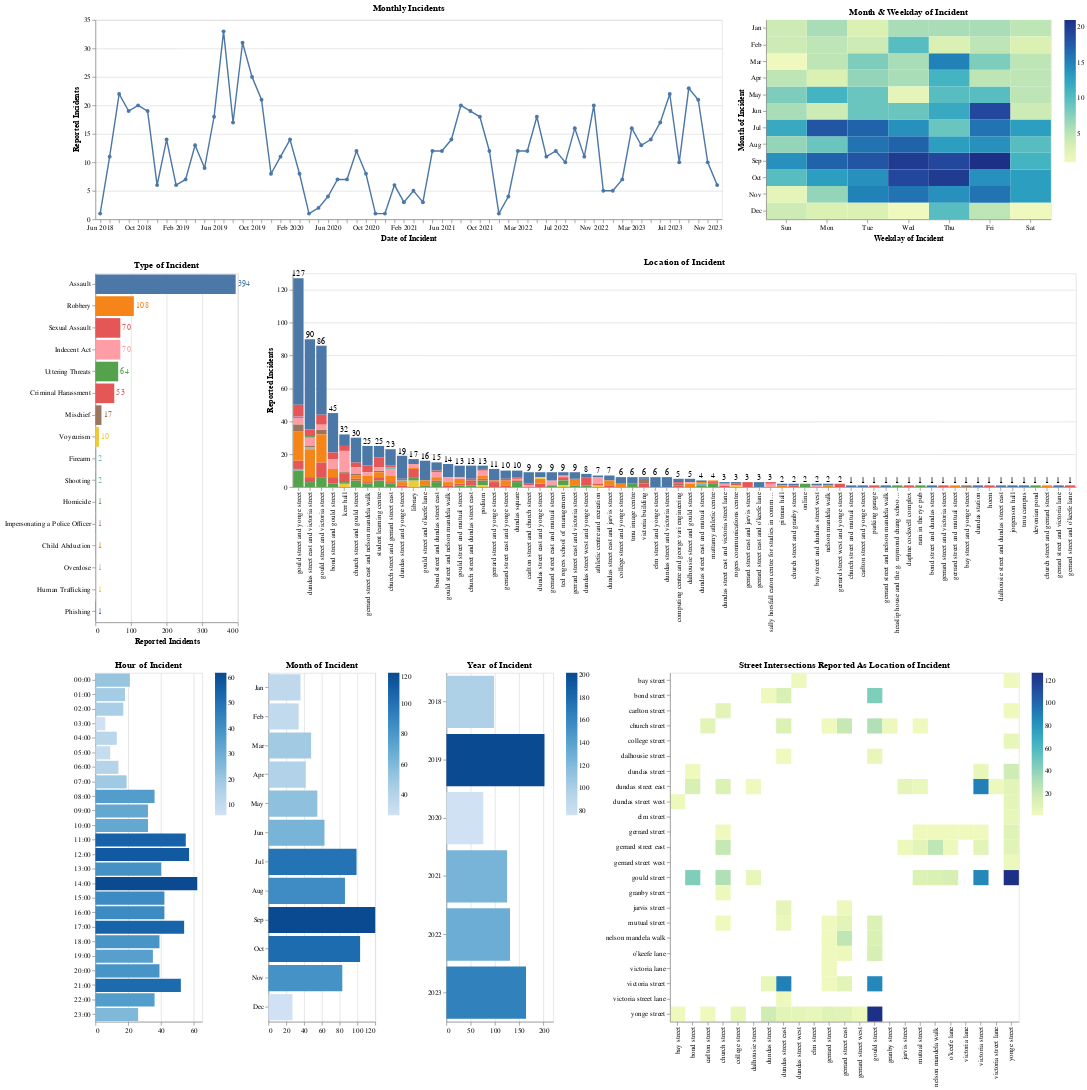

The notebook cell saved with this chart:
### Code cell
dashboard_data = pd.read_csv('dashboard_data.csv')
dashboard_data['extracted_streets'] = dashboard_data['extracted_streets'].apply(ast.literal_eval)
dashboard_data['date_of_incident'] = pd.to_datetime(dashboard_data['date_of_incident'])

incident_selection = alt.selection_point(fields=['incident'], on='click', nearest=True)
location_selection = alt.selection_point(fields=['loi_standardized'], on='click', nearest=True)
month_wday_selection = alt.selection_point(encodings=['x', 'y'])
month_wday_highlight = alt.selection_point()
streets_selection = alt.selection_point(encodings=['x', 'y'])
streets_highlight = alt.selection_point()
doi_interval_selection = alt.selection_interval()

data = dashboard_data.copy(deep=True)
data2 = data.copy(deep=True)

# exploding the list of streets into rows, then split into columns
street_combos = data['extracted_streets'].apply(lambda x: [[x[0], x[-1]], [x[-1], x[0]]])
data_df = pd.DataFrame(street_combos.explode())
data_df[['street_x', 'street_y']] = data_df['extracted_streets'].apply(pd.Series)
data_df.drop('extracted_streets', axis=1, inplace=True)
data = data2.join(data_df)

incidents_by_month = alt.Chart(data).mark_line(point=True).encode(
    x=alt.X('yearmonth(date_of_incident):N', title='Date of Incident'),
    y=alt.Y('distinct(incident_url):Q', title='Reported Incidents'),
    text='distinct(incident_url):Q',
    tooltip=[
        alt.Tooltip('distinct(incident_url):Q', title='Reported Incidents'),
        alt.Tooltip('yearmonth(date_of_incident):N', title='Date of Incident'),
        alt.Tooltip('doi_semester:N', title='Semester of Incident'),
    ],
).add_params(
    doi_interval_selection
).properties(
    title='Monthly Incidents',
    width=880,
    height=280,
)

month_wday_heatmap = alt.Chart(data).mark_rect().encode(
    x=alt.X('day(date_of_incident):O').title('Weekday of Incident'),
    y=alt.Y('month(date_of_incident):O').title('Month of Incident'),
    # color=alt.Color('distinct(incident_url):Q', title=''),
    color=alt.condition(month_wday_selection, 'distinct(incident_url):Q', alt.value('lightgrey'), title=''),
    tooltip=[
        alt.Tooltip('distinct(incident_url):Q', title='Reported Incidents'),
        alt.Tooltip('month(date_of_incident):N', title='Month of Incident'),
        alt.Tooltip('day(date_of_incident):N', title='Weekday of Incident'),
    ],
).add_params(
    month_wday_selection
).transform_filter(
    incident_selection
).transform_filter(
    doi_interval_selection
).transform_filter(
    location_selection
).transform_filter(
    streets_selection
).properties(
    title='Month & Weekday of Incident',
    width=400,
    height=280,
)

incident_type_bar = alt.Chart(data).mark_bar().encode(
    x=alt.X('distinct(incident_url):Q', title='Reported Incidents'),
    y=alt.Y('incident:N', title='', axis=alt.Axis(labelLimit=200)).sort('-x'),
    color=alt.condition(incident_selection, 'incident:N', alt.value('lightgrey')),
    text='distinct(incident_url):Q',
    tooltip=[
        alt.Tooltip('distinct(incident_url):Q', title='Reported Incidents'),
        alt.Tooltip('incident:N', title='Incident Type'),
    ],
).add_params(
    incident_selection
).transform_filter(
    doi_interval_selection
).transform_filter(
    location_selection
).transform_filter(
    month_wday_selection
).transform_filter(
    streets_selection
).properties(
    title='Type of Incident',
    width=200,
    height=490,
)

incident_type_by_hour = alt.Chart(data).mark_bar().encode(
    x=alt.X('distinct(incident_url):Q', title=''),
    y=alt.Y('hours(date_of_incident):N', title=''),
    color=alt.Color('distinct(incident_url):Q', title=''),
    text='distinct(incident_url):Q',
    tooltip=[
        alt.Tooltip('distinct(incident_url):Q', title='Reported Incidents'),
        alt.Tooltip('hours(date_of_incident):N', title='Hour of Incident'),
    ],
).transform_filter(
    incident_selection
).transform_filter(
    doi_interval_selection
).transform_filter(
    location_selection
).transform_filter(
    month_wday_selection
).transform_filter(
    streets_selection
).properties(
    title='Hour of Incident',
    width=150,
    height=490
)

incident_type_by_month = alt.Chart(data).mark_bar().encode(
    x=alt.X('distinct(incident_url):Q', title=''),
    y=alt.Y('month(date_of_incident):N', title=''),
    color=alt.Color('distinct(incident_url):Q', title=''),
    text='distinct(incident_url):Q',
    tooltip=[
        alt.Tooltip('distinct(incident_url):Q', title='Reported Incidents'),
        alt.Tooltip('month(date_of_incident):N', title='Month of Incident'),
        alt.Tooltip('doi_semester:N', title='Semester of Incident'),
    ],
).transform_filter(
    incident_selection
).transform_filter(
    doi_interval_selection
).transform_filter(
    location_selection
).transform_filter(
    month_wday_selection
).transform_filter(
    streets_selection
).properties(
    title='Month of Incident',
    width=150,
    height=490
)

incident_type_by_year = alt.Chart(data).mark_bar().encode(
    x=alt.X('distinct(incident_url):Q', title=''),
    y=alt.Y('year(date_of_incident):N', title=''),
    color=alt.Color('distinct(incident_url):Q', title=''),
    text='distinct(incident_url):Q',
    tooltip=[
        alt.Tooltip('distinct(incident_url):Q', title='Reported Incidents'),
        alt.Tooltip('year(date_of_incident):N', title='Year of Incident'),
    ],
).transform_filter(
    incident_selection
).transform_filter(
    doi_interval_selection
).transform_filter(
    location_selection
).transform_filter(
    month_wday_selection
).transform_filter(
    streets_selection
).properties(
    title='Year of Incident',
    width=150,
    height=490
)


incidents_by_loc_base = alt.Chart(data).mark_bar().encode(
    y=alt.Y('distinct(incident_url):Q', title='Reported Incidents'),
    x=alt.X('loi_standardized:N', title='', axis=alt.Axis(labelLimit=200)).sort('-y'),
).add_params(
    location_selection
).transform_filter(
    incident_selection
).transform_filter(
    doi_interval_selection
).transform_filter(
    month_wday_selection
).transform_filter(
    streets_selection
).properties(
    title='Location of Incident',
    width=1100,
    height=300,
)

incidents_by_loc = incidents_by_loc_base.encode(
    color=alt.condition(location_selection, 'incident:N', alt.value('lightgrey'), legend=None),
    tooltip=[
        alt.Tooltip('distinct(incident_url):Q', title='Reported Incidents'),
        alt.Tooltip('loi_standardized:N', title='Location of Incident'),
        alt.Tooltip('incident:N', title='Incident Type'),
    ],
)

incidents_by_loc_text = incidents_by_loc_base.encode(
    text='distinct(incident_url):Q',
)

streets_chart = alt.Chart(data).mark_rect().encode(
    x=alt.X('street_x:O', title=''),
    y=alt.Y('street_y:O', title=''),
    color=alt.Color('distinct(incident_url):Q', title=''),
    tooltip=[
        alt.Tooltip('distinct(incident_url):Q', title='Reported Incidents'),
        alt.Tooltip('loi_standardized:N', title='Location of Incident'),
    ],
).properties(
    title='Street Intersections Reported As Location of Incident',
    width=490,
    height=490,
).add_params(
    streets_selection
).transform_filter(
    (alt.datum.street_x != 'building') & (alt.datum.street_y != 'building')
).transform_filter(
    incident_selection
).transform_filter(
    location_selection
).transform_filter(
    doi_interval_selection
).transform_filter(
    month_wday_selection
)


incident_type_bar = incident_type_bar + incident_type_bar.mark_text(align='left', dx=3)
incidents_by_loc = incidents_by_loc + incidents_by_loc_text.mark_text(align='center', dy=-6)

row_1 = incidents_by_month | month_wday_heatmap
row_2 = incident_type_bar | incidents_by_loc
row_3 = incident_type_by_hour | incident_type_by_month | incident_type_by_year | streets_chart

row_1 & row_2 & row_3.resolve_scale(
    color='independent'
)

### Figure 1 — Vega-Lite specification as saved in the notebook (floating-point values rounded to 4 significant figures; data arrays with more than 128 entries replaced by an {"elided": "..."} marker saying what was removed)
{"config": {"view": {"continuousWidth": 300, "continuousHeight": 300}}, "vconcat": [{"hconcat": [{"mark": {"type": "line", "point": true}, "encoding": {"text": {"aggregate": "distinct", "field": "incident_url", "type": "quantitative"}, "tooltip": [{"aggregate": "distinct", "field": "incident_url", "title": "Reported Incidents", "type": "quantitative"}, {"field": "date_of_incident", "timeUnit": "yearmonth", "title": "Date of Incident", "type": "nominal"}, {"field": "doi_semester", "title": "Semester of Incident", "type": "nominal"}], "x": {"field": "date_of_incident", "timeUnit": "yearmonth", "title": "Date of Incident", "type": "nominal"}, "y": {"aggregate": "distinct", "field": "incident_url", "title": "Reported Incidents", "type": "quantitative"}}, "height": 280, "name": "view_393", "title": "Monthly Incidents", "width": 880}, {"mark": {"type": "rect"}, "encoding": {"color": {"condition": {"param": "param_453", "aggregate": "distinct", "field": "incident_url", "type": "quantitative", "title": ""}, "value": "lightgrey"}, "tooltip": [{"aggregate": "distinct", "field": "incident_url", "title": "Reported Incidents", "type": "quantitative"}, {"field": "date_of_incident", "timeUnit": "month", "title": "Month of Incident", "type": "nominal"}, {"field": "date_of_incident", "timeUnit": "day", "title": "Weekday of Incident", "type": "nominal"}], "x": {"field": "date_of_incident", "timeUnit": "day", "title": "Weekday of Incident", "type": "ordinal"}, "y": {"field": "date_of_incident", "timeUnit": "month", "title": "Month of Incident", "type": "ordinal"}}, "height": 280, "name": "view_394", "title": "Month & Weekday of Incident", "transform": [{"filter": {"param": "param_451"}}, {"filter": {"param": "param_457"}}, {"filter": {"param": "param_452"}}, {"filter": {"param": "param_455"}}], "width": 400}]}, {"hconcat": [{"layer": [{"mark": {"type": "bar"}, "encoding": {"color": {"condition": {"param": "param_451", "field": "incident", "type": "nominal"}, "value": "lightgrey"}, "text": {"aggregate": "distinct", "field": "incident_url", "type": "quantitative"}, "tooltip": [{"aggregate": "distinct", "field": "incident_url", "title": "Reported Incidents", "type": "quantitative"}, {"field": "incident", "title": "Incident Type", "type": "nominal"}], "x": {"aggregate": "distinct", "field": "incident_url", "title": "Reported Incidents", "type": "quantitative"}, "y": {"axis": {"labelLimit": 200}, "field": "incident", "sort": "-x", "title": "", "type": "nominal"}}, "name": "view_391", "title": "Type of Incident", "transform": [{"filter": {"param": "param_457"}}, {"filter": {"param": "param_452"}}, {"filter": {"param": "param_453"}}, {"filter": {"param": "param_455"}}]}, {"mark": {"type": "text", "align": "left", "dx": 3}, "encoding": {"color": {"condition": {"param": "param_451", "field": "incident", "type": "nominal"}, "value": "lightgrey"}, "text": {"aggregate": "distinct", "field": "incident_url", "type": "quantitative"}, "tooltip": [{"aggregate": "distinct", "field": "incident_url", "title": "Reported Incidents", "type": "quantitative"}, {"field": "incident", "title": "Incident Type", "type": "nominal"}], "x": {"aggregate": "distinct", "field": "incident_url", "title": "Reported Incidents", "type": "quantitative"}, "y": {"axis": {"labelLimit": 200}, "field": "incident", "sort": "-x", "title": "", "type": "nominal"}}, "title": "Type of Incident", "transform": [{"filter": {"param": "param_457"}}, {"filter": {"param": "param_452"}}, {"filter": {"param": "param_453"}}, {"filter": {"param": "param_455"}}]}], "height": 490, "width": 200}, {"layer": [{"mark": {"type": "bar"}, "encoding": {"color": {"condition": {"param": "param_452", "field": "incident", "type": "nominal", "legend": null}, "value": "lightgrey"}, "tooltip": [{"aggregate": "distinct", "field": "incident_url", "title": "Reported Incidents", "type": "quantitative"}, {"field": "loi_standardized", "title": "Location of Incident", "type": "nominal"}, {"field": "incident", "title": "Incident Type", "type": "nominal"}], "x": {"axis": {"labelLimit": 200}, "field": "loi_standardized", "sort": "-y", "title": "", "type": "nominal"}, "y": {"aggregate": "distinct", "field": "incident_url", "title": "Reported Incidents", "type": "quantitative"}}, "name": "view_392", "title": "Location of Incident", "transform": [{"filter": {"param": "param_451"}}, {"filter": {"param": "param_457"}}, {"filter": {"param": "param_453"}}, {"filter": {"param": "param_455"}}]}, {"mark": {"type": "text", "align": "center", "dy": -6}, "encoding": {"text": {"aggregate": "distinct", "field": "incident_url", "type": "quantitative"}, "x": {"axis": {"labelLimit": 200}, "field": "loi_standardized", "sort": "-y", "title": "", "type": "nominal"}, "y": {"aggregate": "distinct", "field": "incident_url", "title": "Reported Incidents", "type": "quantitative"}}, "title": "Location of Incident", "transform": [{"filter": {"param": "param_451"}}, {"filter": {"param": "param_457"}}, {"filter": {"param": "param_453"}}, {"filter": {"param": "param_455"}}]}], "height": 300, "width": 1100}]}, {"hconcat": [{"mark": {"type": "bar"}, "encoding": {"color": {"aggregate": "distinct", "field": "incident_url", "title": "", "type": "quantitative"}, "text": {"aggregate": "distinct", "field": "incident_url", "type": "quantitative"}, "tooltip": [{"aggregate": "distinct", "field": "incident_url", "title": "Reported Incidents", "type": "quantitative"}, {"field": "date_of_incident", "timeUnit": "hours", "title": "Hour of Incident", "type": "nominal"}], "x": {"aggregate": "distinct", "field": "incident_url", "title": "", "type": "quantitative"}, "y": {"field": "date_of_incident", "timeUnit": "hours", "title": "", "type": "nominal"}}, "height": 490, "title": "Hour of Incident", "transform": [{"filter": {"param": "param_451"}}, {"filter": {"param": "param_457"}}, {"filter": {"param": "param_452"}}, {"filter": {"param": "param_453"}}, {"filter": {"param": "param_455"}}], "width": 150}, {"mark": {"type": "bar"}, "encoding": {"color": {"aggregate": "distinct", "field": "incident_url", "title": "", "type": "quantitative"}, "text": {"aggregate": "distinct", "field": "incident_url", "type": "quantitative"}, "tooltip": [{"aggregate": "distinct", "field": "incident_url", "title": "Reported Incidents", "type": "quantitative"}, {"field": "date_of_incident", "timeUnit": "month", "title": "Month of Incident", "type": "nominal"}, {"field": "doi_semester", "title": "Semester of Incident", "type": "nominal"}], "x": {"aggregate": "distinct", "field": "incident_url", "title": "", "type": "quantitative"}, "y": {"field": "date_of_incident", "timeUnit": "month", "title": "", "type": "nominal"}}, "height": 490, "title": "Month of Incident", "transform": [{"filter": {"param": "param_451"}}, {"filter": {"param": "param_457"}}, {"filter": {"param": "param_452"}}, {"filter": {"param": "param_453"}}, {"filter": {"param": "param_455"}}], "width": 150}, {"mark": {"type": "bar"}, "encoding": {"color": {"aggregate": "distinct", "field": "incident_url", "title": "", "type": "quantitative"}, "text": {"aggregate": "distinct", "field": "incident_url", "type": "quantitative"}, "tooltip": [{"aggregate": "distinct", "field": "incident_url", "title": "Reported Incidents", "type": "quantitative"}, {"field": "date_of_incident", "timeUnit": "year", "title": "Year of Incident", "type": "nominal"}], "x": {"aggregate": "distinct", "field": "incident_url", "title": "", "type": "quantitative"}, "y": {"field": "date_of_incident", "timeUnit": "year", "title": "", "type": "nominal"}}, "height": 490, "title": "Year of Incident", "transform": [{"filter": {"param": "param_451"}}, {"filter": {"param": "param_457"}}, {"filter": {"param": "param_452"}}, {"filter": {"param": "param_453"}}, {"filter": {"param": "param_455"}}], "width": 150}, {"mark": {"type": "rect"}, "encoding": {"color": {"aggregate": "distinct", "field": "incident_url", "title": "", "type": "quantitative"}, "tooltip": [{"aggregate": "distinct", "field": "incident_url", "title": "Reported Incidents", "type": "quantitative"}, {"field": "loi_standardized", "title": "Location of Incident", "type": "nominal"}], "x": {"field": "street_x", "title": "", "type": "ordinal"}, "y": {"field": "street_y", "title": "", "type": "ordinal"}}, "height": 490, "name": "view_395", "title": "Street Intersections Reported As Location of Incident", "transform": [{"filter": "((datum.street_x !== 'building') && (datum.street_y !== 'building'))"}, {"filter": {"param": "param_451"}}, {"filter": {"param": "param_452"}}, {"filter": {"param": "param_457"}}, {"filter": {"param": "param_453"}}], "width": 490}], "resolve": {"scale": {"color": "independent"}}}], "data": {"name": "data-f49ba4738f4776f7ac64bf3df97579f7"}, "params": [{"name": "param_457", "select": {"type": "interval"}, "views": ["view_393"]}, {"name": "param_453", "select": {"type": "point", "encodings": ["x", "y"]}, "views": ["view_394"]}, {"name": "param_451", "select": {"type": "point", "fields": ["incident"], "nearest": true, "on": "click"}, "views": ["view_391"]}, {"name": "param_452", "select": {"type": "point", "fields": ["loi_standardized"], "nearest": true, "on": "click"}, "views": ["view_392"]}, {"name": "param_455", "select": {"type": "point", "encodings": ["x", "y"]}, "views": ["view_395"]}], "$schema": "https://vega.github.io/schema/vega-lite/v5.16.3.json", "datasets": {"data-f49ba4738f4776f7ac64bf3df97579f7": {"elided": "1592 records"}}}
